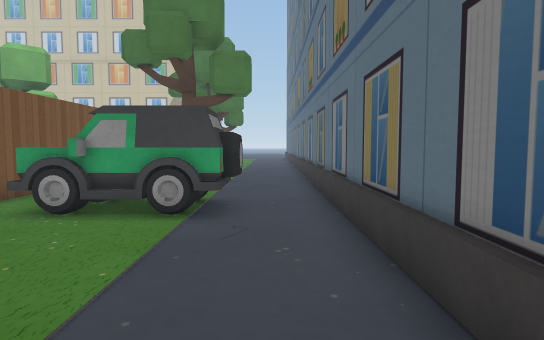
view 1 (above)

14 first-person views from a walk through a Unity game level. The camera is 1.3 m above the floor, tilts 4° down and sees 75° across. The floor is counted in squares, 1 m on a side. Each view is taken from the middle of a square. On the plan, view 1 faces up. The plan holds only what a view shows up to about 15 squares ahead; the rest is blank. The place goes on beyond the plan. Some animated figures are left out. Some surface patterns are stand-ins.

view 2
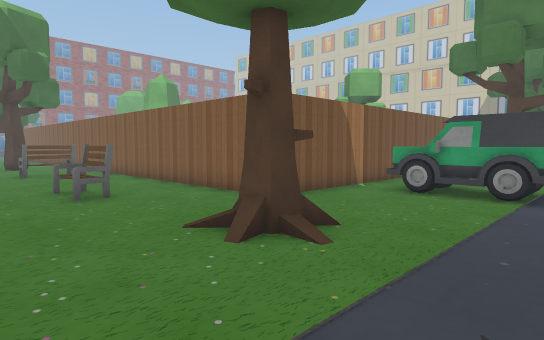

view 3
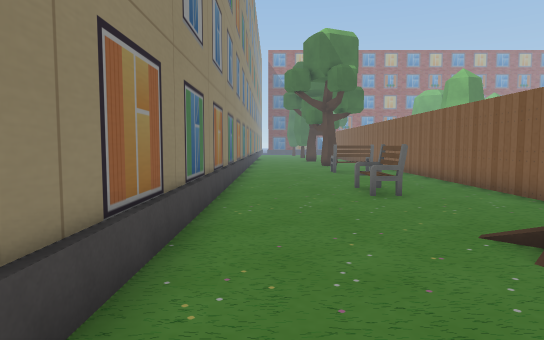

view 4
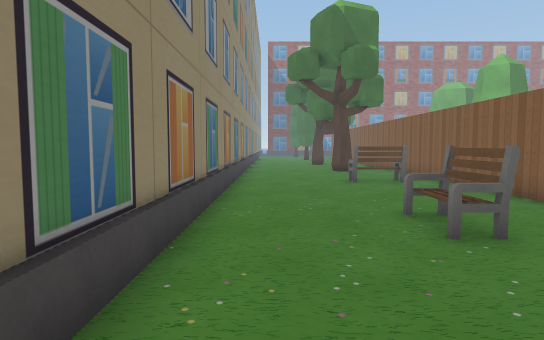

view 5
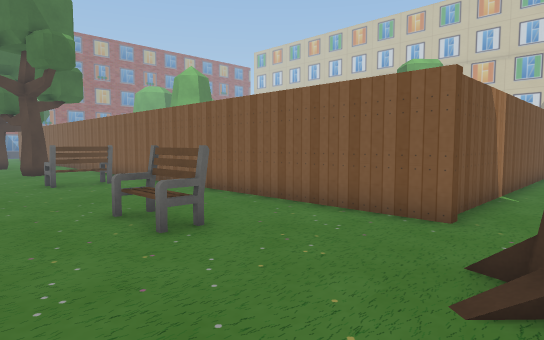

view 6
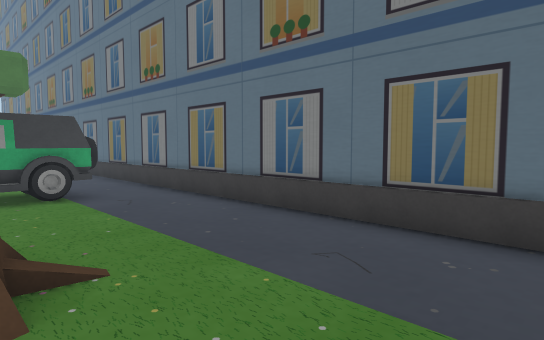

view 7
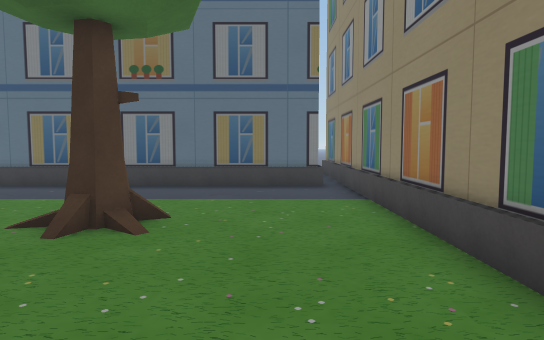

view 8
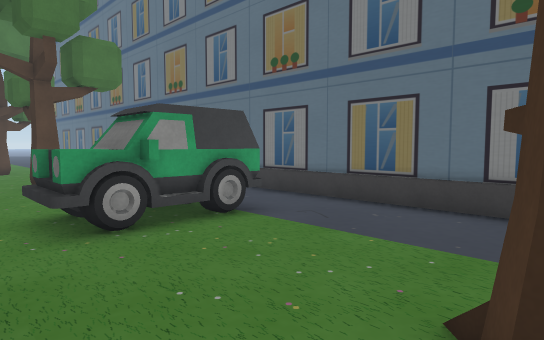

view 9
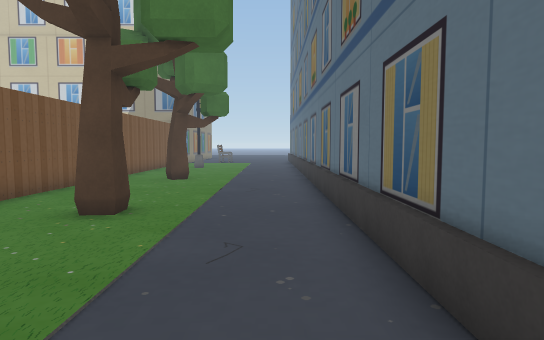

view 10
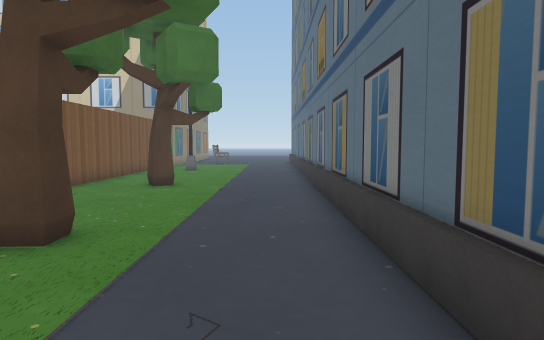

view 11
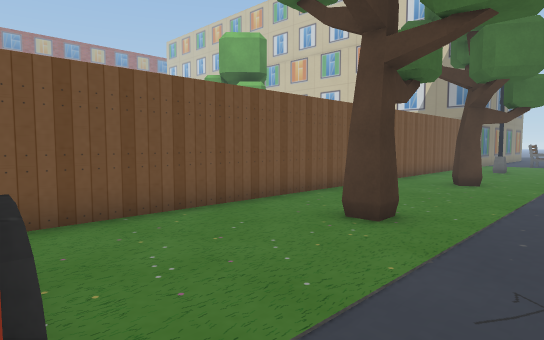

view 12
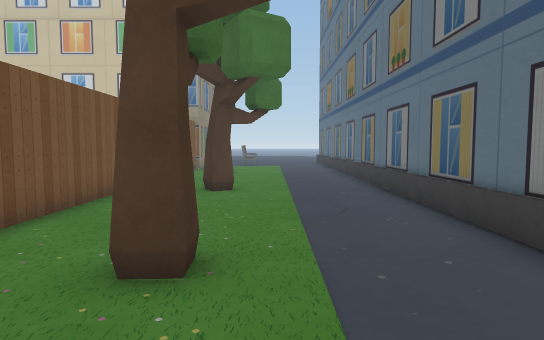

view 13
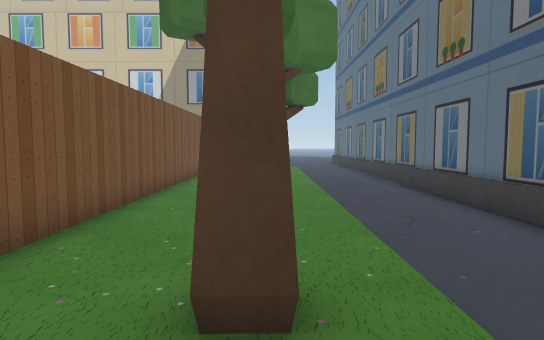

view 14
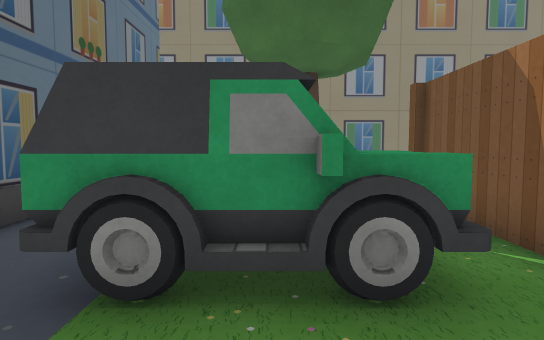

### Floor plan
Points are (right, up) in squares from view 1. A wall is a line through its corners. A room is listed if a view was taken in it or the views show most of it. See-through windows are left out.
Room 1 (views 1, 2, 3, 4, 5, 6, 7, 8)
walls: (-6, 3.6) (-6, 3.2) (-19.1, 3.2); (-6.2, 4.5) (-6.2, 3.5); (-19, -4.5) (2.9, -4.5); (1.5, -3.8) (1.5, 5.4)
ways out: opening at (-4.5, 5.5) to room 2; opening at (0, 6) to room 2
objects: other object (-17, 0) to (-16, 2); other object (-11, 0) to (-9, 0); other object (-4, 1)
Room 2 (views 9, 10, 11, 12, 13, 14)
walls: (-6.2, 24.5) (-6.2, 4.5); (1.5, 5.4) (1.5, 24.5)
ways out: opening at (-4.5, 5.5) to room 1; opening at (0, 6) to room 1
objects: other object (-5, 6) to (-1, 8); other object (-4, 20) to (-3, 21); other object (-3, 13) to (-3, 14)

Where each view was taken, in squares from view 1:
view 1: 0 up, 0 right, facing up
view 2: 3 down, 0 right, facing up-left
view 3: 3 down, 0 right, facing left
view 4: 3 down, 4 left, facing left
view 5: 3 down, 4 left, facing up-left
view 6: 3 down, 4 left, facing up-right
view 7: 2 down, 10 left, facing right
view 8: 1 up, 6 left, facing up-right
view 9: 7 up, 0 right, facing up
view 10: 9 up, 0 right, facing up
view 11: 8 up, 0 right, facing up-left
view 12: 10 up, 2 left, facing up
view 13: 11 up, 3 left, facing up
view 14: 11 up, 3 left, facing down
